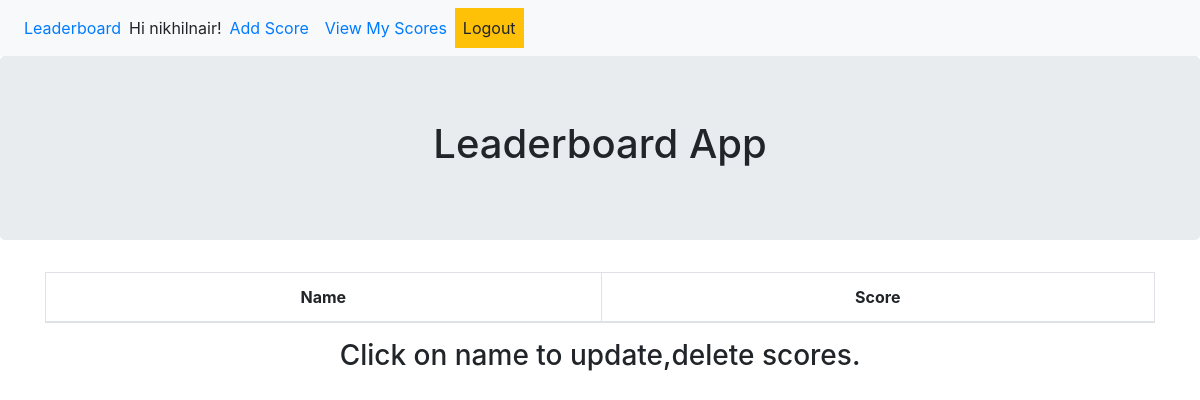
Page /myscores/ (signed in) on the earlier database version.
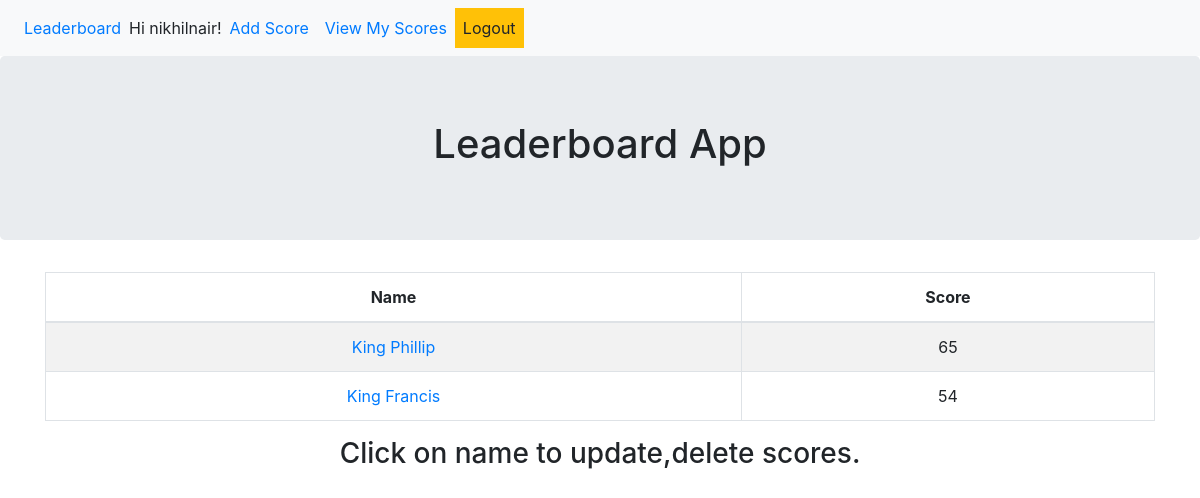
Same page on the later database version.
### scores/models.py (models this page shows, shortened)
class Score(models.Model):
    class Meta:
            ordering = ['-player_score']
    score_admin = models.ForeignKey(User, on_delete=models.CASCADE)
    name = models.CharField(max_length=100,primary_key=True)
    player_score = models.IntegerField()

### scores/views.py (the view)
# urls.py: path('myscores/', views.scoreAdminListView, name='score_admin_view'),
def scoreAdminListView(request, queryset=None):
    object_list = Score.objects.filter(score_admin=request.user)
    context = {
        "object_list" : object_list
    }
    return render(request, 'score_admin_view.html', context)

### templates/score_admin_view.html
{% extends 'base.html' %}
{% block content %}
  <table class="table table-striped table-bordered">
    <thead>
      <tr>
        <th class="text-center">Name</th>
        <th class="text-center">Score</th>
      </tr>
    </thead>
    <tbody>
          {% for score in object_list %}
            <tr>
              <div class="score-entry">
                <td class="text-center"><a href="{% url 'score_detail' score.name %}">{{ score.name }}</a></td>
                <td class="text-center">{{ score.player_score }}</td>
              </div>
            </tr>
          {% endfor %}
    </tbody>
  </table>
  <h3 class="text-center">Click on name to update,delete scores.</h3>
{% endblock content %}

Differences in the rows shown:
added Score: name "King Phillip", player_score "65"
added Score: name "King Francis", player_score "54"
